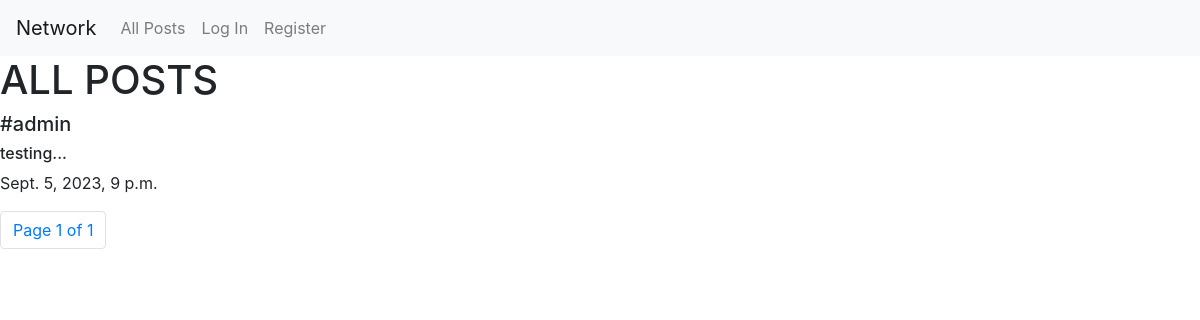
The app's page /, older data.
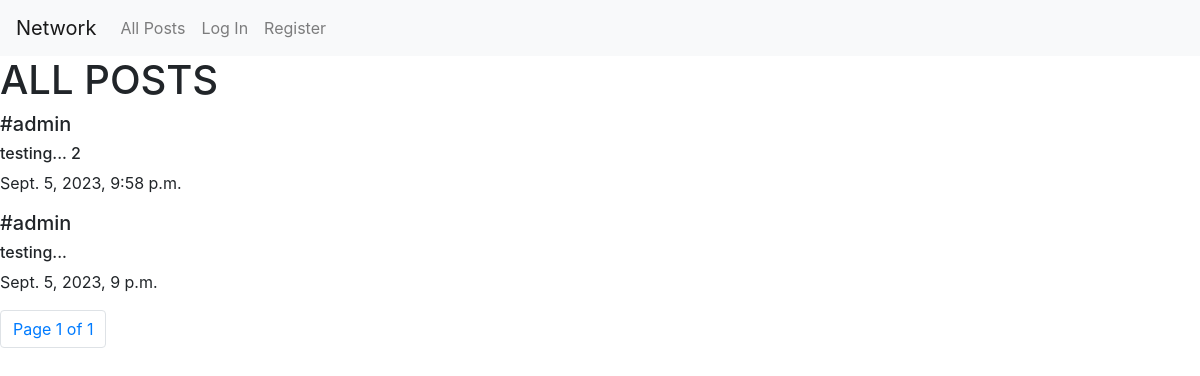
The same page, newer data.
### network/models.py (models this page shows, shortened)
class Post(models.Model):
    content = models.CharField(max_length=260)
    user = models.ForeignKey(User, on_delete=models.CASCADE, related_name="writer")
    date = models.DateTimeField(auto_now_add=True)

class User(AbstractUser):
    pass

### network/views.py (the view)
# urls.py: path("", views.index, name="index"),
def index(request):
    allPosts = Post.objects.all().order_by("id").reverse()
    paginator = Paginator(allPosts, 2)
    page_number = request.GET.get('page')
    page_obj = paginator.get_page(page_number)
    return render(request, "network/index.html", {
        "allPosts": allPosts,
        "page_obj": page_obj
    })

### network/templates/network/index.html (shortened to what this page needs)
{% extends "network/layout.html" %}
{% block body %}
    <div id="body">
        <h1>ALL POSTS</h1>
    </div>
    <div class="allPosts">
        {% for post in page_obj %}
            <div>
                <h5 class="username">#{{ post.user }}</h5>
                <h6 class="content">{{ post.content }}</h6>
                <p class="date">{{ post.date }}</p>
            </div>
        {% endfor %}
    </div>
    <nav aria-label="Page navigation example">
        <ul class="pagination">
                <li class="page-item"><a href="" class="page-link">Page {{ page_obj.number }} of {{ page_obj.paginator.num_pages }}</a></li>
        </ul>
      </nav>
{% endblock %}

Row changes from the older to the newer data that the page shows:
added Post: user "admin", content "testing... 2", date "Sept. 5, 2023, 9:58 p.m."
